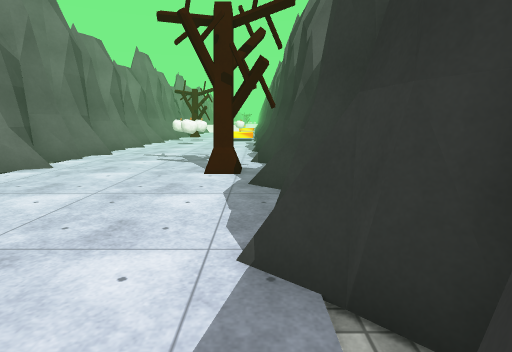
[1] (above)

13 first-person views from a walk through a scene from a Unity 3-D project. The camera is 1.3 m above the floor, tilts 10° down and sees 80° across. The floor is counted in squares, 1 m on a side. Each view is taken from the middle of a square. On the plan, view 1 faces up. The plan holds only what a view shows up to about 14 squares ahead; the rest is blank. The place goes on beyond the plan. Some surface patterns are stand-ins.

[2]
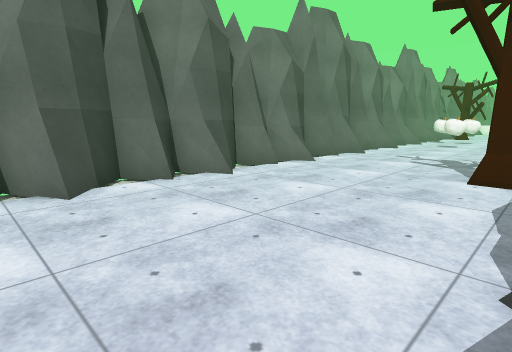

[3]
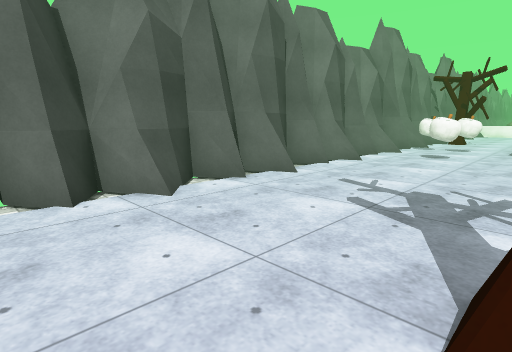

[4]
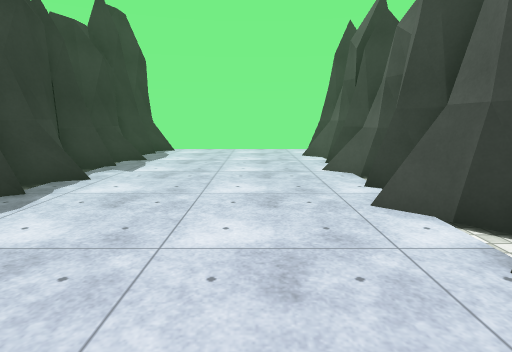

[5]
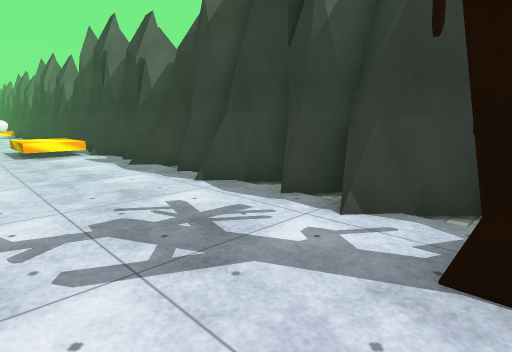

[6]
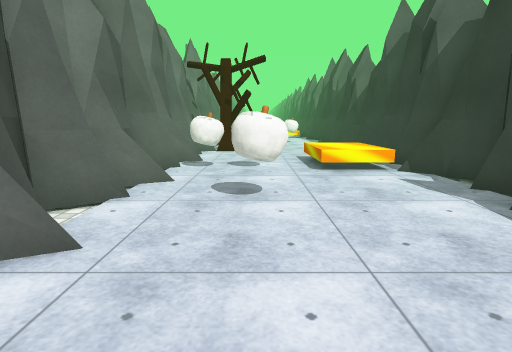

[7]
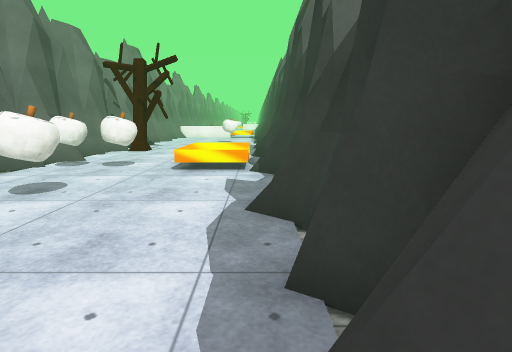

[8]
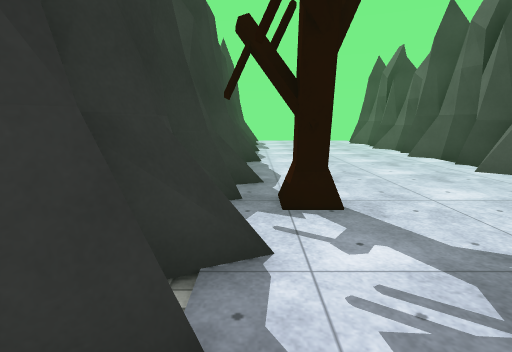

[9]
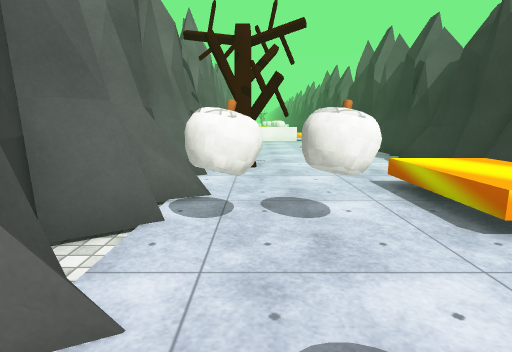

[10]
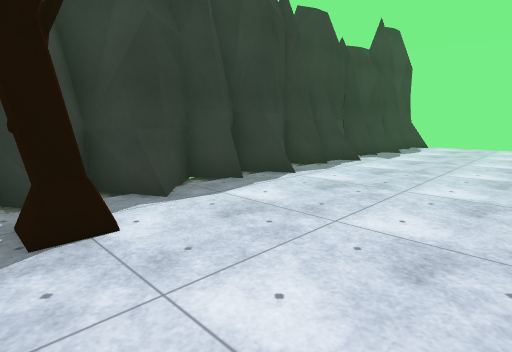

[11]
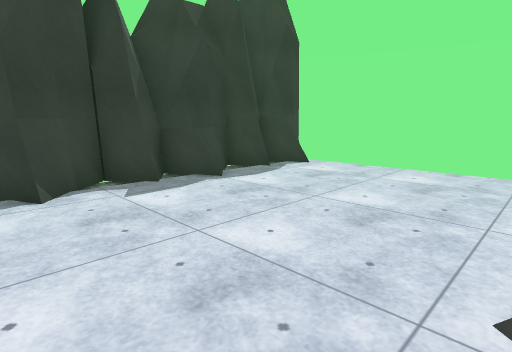

[12]
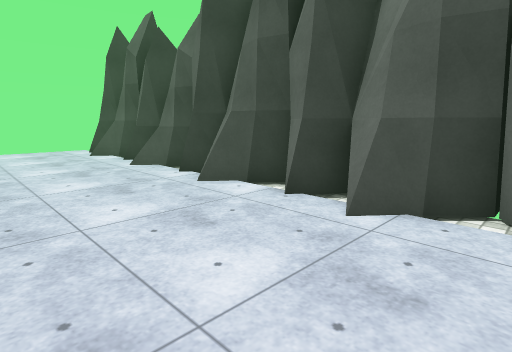

[13]
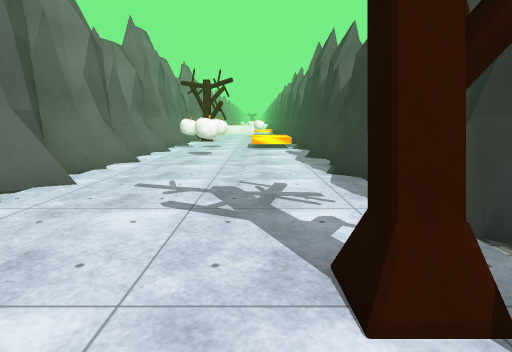

### Floor plan
Key: @ floor where view 1 was taken; # wall or solid block; . floor; = window, fence, low wall or low ledge; ≈ liquid the walk keeps out of; T tree; O other object.
Columns run from 8 left of view 1 to 2 right of it. Each row starts with its distance up from view 1.
 27  ##TT... #
 26  #...... #
 25  #......=#
 24  #....≈≈≈#
 23  #=...≈≈≈#
 22 ##O.O.≈≈≈#
 21 #.......=#
 20 ##=......#
 19  #.......#
 18  #..O....#
 17  #......=#
 16  #=......#
 15  #.......#
 14  #......=#
 13  #.......#
 12  #=......#
 11 ##.......#
 10 #.......=#
  9 ##=......#
  8 ##.....T.#
  7  #.......#
  6  #......=#
  5  #=......#
  4  #.......#
  3  #......=#
  2  #.......#
  1  #=......#
  0  #......@#
 -1  #......=#
 -2  #=......#
 -3  #.......#
 -4  #.......##
 -5  #......=##
 -6  #=.......#
 -7  #.......##
 -8  #.......#
 -9         =#

Where each view was taken, in squares from view 1:
view 1: 0 up, 0 right, facing up
view 2: 0 up, 0 right, facing up-left
view 3: 6 up, 1 left, facing up-left
view 4: 6 up, 4 left, facing down
view 5: 8 up, 4 left, facing up-right
view 6: 13 up, 4 left, facing up
view 7: 13 up, 0 right, facing up
view 8: 13 up, 0 right, facing down
view 9: 18 up, 5 left, facing up
view 10: 9 up, 5 left, facing down-right
view 11: 0 up, 6 left, facing down-right
view 12: 7 up, 2 left, facing down-left
view 13: 6 up, 2 left, facing up
